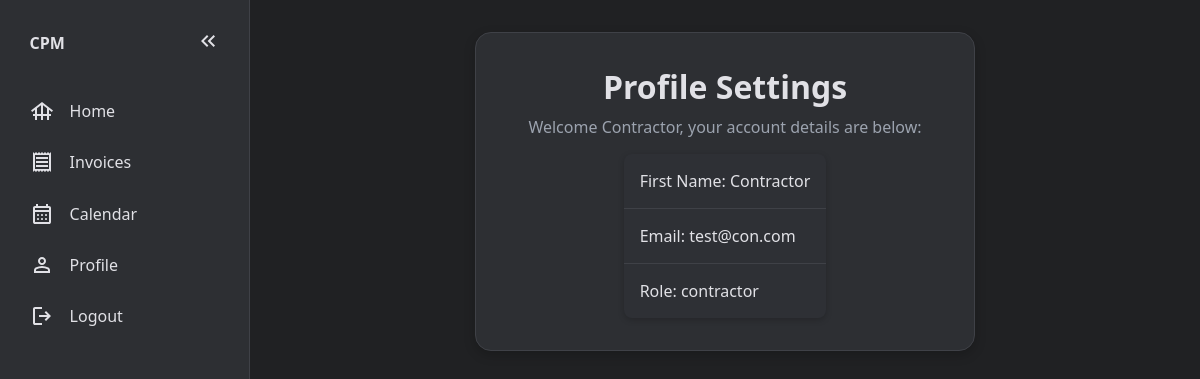
The app's page /profile (signed in) with its own data.
### website/models.py (models this page shows)
class User(db.Model, UserMixin): # Define schema, the columns
    id = db.Column(db.Integer, primary_key=True)
    email = db.Column(db.String(150), unique=True) # No user can have the same email as another
    password = db.Column(db.String(150))
    first_name = db.Column(db.String(150))
    role = db.Column(db.String(150))
    projects = db.relationship('Project') # Tells Flask and sqlAlchemy to do their magic, and when creating a project,
    messages_sent = db.relationship('Message', foreign_keys='Message.sender_id', backref='sender', lazy=True)
    messages_received = db.relationship('Message', foreign_keys='Message.receiver_id', backref='receiver', lazy=True)

### website/views.py (the view)
@views.route('/profile')
@login_required
def profile():
    subcontractor = Subcontractor.query.filter_by(email=current_user.email).first()
    return render_template("profile.html", user=current_user, subcontractor=subcontractor)

### website/context_processors.py (called while the page is built)
def unread_message_count():
    if current_user.is_authenticated:
        return Message.query.filter_by(receiver_id=current_user.id, is_read=False).count()
    return 0

### website/templates/profile.html (shortened to what this page needs)
{% extends 'base.html' %}
{% block content %}
<section class="main-content-section" id="profile-section">
  <h2>Profile Settings</h2>
  <p>Welcome {{user.first_name}}, your account details are below:</p>
  <ul>
    <li>First Name: {{user.first_name}}</li>
    <li>Email: {{user.email}}</li>
    <li>Role: {{user.role}}</li>
  </ul>
</section>
{% endblock %}

### website/static/css/style.css (style rules this page uses)
:root { --bg: #202123; --panel: #2d2f33; --card: #2e3035; --text: #e1e1e6; --icon: #e1e1e6; --text-muted: #9ca3af; --border: #3f4147; --hover-bg: #3a3b40; --accent: #3498db; --accent-hover: #2980b9; --error: #ff6b6b; --success: #32d296; --shadow: rgba(0, 0, 0, 0.2); }
*, *::before, *::after { margin: 0; padding: 0; box-sizing: border-box; }
html { font-family: "Segoe UI", Tahoma, Geneva, Verdana, sans-serif; font-size: 16px; }
body { display: grid; grid-template-columns: auto 1fr; grid-template-areas: "sidebar main"; background-color: var(--bg); color: var(--text); height: 100vh; font-size: clamp(0.875rem, 1.5vw, 1rem); overscroll-behavior: none; }
.main-content-section { width: 100%; background: var(--card); border-radius: 0.75rem; padding: 2rem; box-shadow: 0 4px 12px var(--shadow); }
.main-content-section, .sub-sections { display: flex; justify-content: center; align-items: center; flex-direction: column; }
#profile-section { max-width: 500px; margin: 0 auto; background: var(--panel); border: 1px solid var(--border); border-radius: 1rem; padding: 2rem; text-align: center; box-shadow: 0 4px 12px var(--shadow); }
#profile-section h2 { font-size: 2rem; color: var(--text); margin-bottom: 0.5rem; }
#profile-section p { color: var(--text-muted); margin-bottom: 1rem; }
#profile-section ul { list-style: none; padding: 0; margin: 0; background: var(--card); border-radius: 0.5rem; box-shadow: 0 2px 6px var(--shadow); }
#profile-section li { padding: 1rem; border-bottom: 1px solid var(--border); text-align: left; }
#profile-section li:last-child { border-bottom: none; }

### records on screen
User: first_name "Contractor", email "test@con.com", role "contractor"
